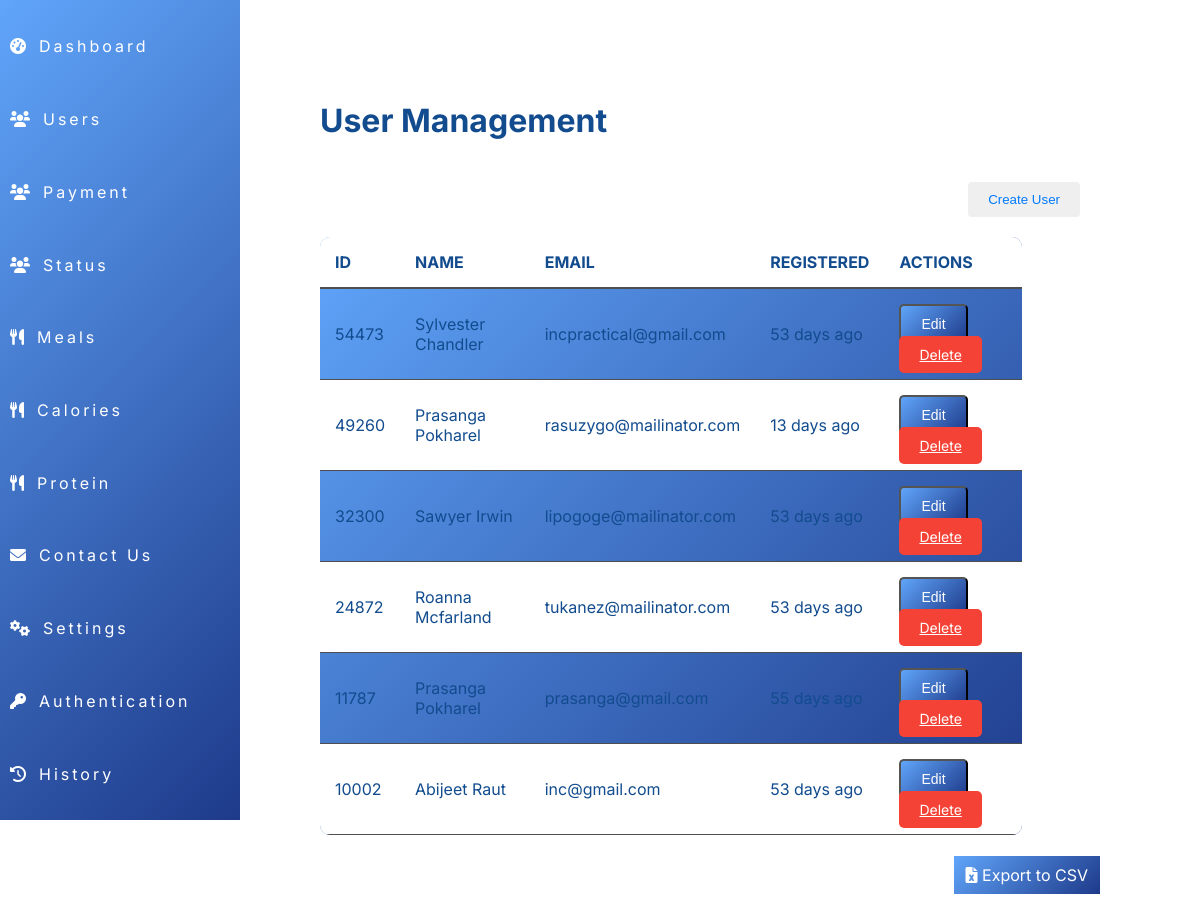
/admin/user.php (signed in), run on the app's committed database.
### tables this page shows
CREATE TABLE `users` (
  `id` int(11) NOT NULL,
  `user_id` int(11) NOT NULL,
  `name` varchar(100) NOT NULL,
  `email` varchar(100) NOT NULL,
  `password` varchar(255) NOT NULL,
  `age` int(11) NOT NULL,
  `weight` decimal(5,2) NOT NULL,
  `height` int(11) NOT NULL,
  `activity` enum('normal','intermediate','highly_active') NOT NULL,
  `profile_picture` varchar(255) DEFAULT NULL,
  `registration_time` timestamp NOT NULL DEFAULT current_timestamp(),
  `status` varchar(10) DEFAULT 'inactive',
  `role` varchar(50) DEFAULT 'user',
  `google_auth_secret` varchar(32) DEFAULT NULL,
  `verified` enum('Unverified','Verified') DEFAULT 'Unverified',
  `muscle_protein` double DEFAULT NULL,
  `normal_protein` double DEFAULT NULL
);

### admin/user.php (the view, shortened to what this page needs)
<?php
include 'db_connection.php';
$query_users = "SELECT user_id, name, email, registration_time FROM users ORDER BY user_id DESC";
$stmt_users = $pdo->prepare($query_users);
$stmt_users->execute();
$users = $stmt_users->fetchAll(PDO::FETCH_ASSOC);
function daysAgo($registration_time) {
    $current_time = time();
    $registration_timestamp = strtotime($registration_time);
    $days = ($current_time - $registration_timestamp) / (60 * 60 * 24);
    return round($days);
}
include 'navbar.php';
?>
<!DOCTYPE html>
<html lang="en">
<head>
    <link rel="stylesheet" href="./cssadmin/user.css">
    <link rel="stylesheet" href="https://cdnjs.cloudflare.com/ajax/libs/font-awesome/6.0.0/css/all.min.css">
</head>
<body>
    <div class="main-container">
        <div class="container">
            <div class="content">
                <h1>User Management</h1>
                <button class="usr" id="openRegisterModal" onclick="openRegisterModal()">Create User</button>
                <table>
                    <thead>
                        <tr>
                            <th>ID</th>
                            <th>Name</th>
                            <th>Email</th>
                            <th>Registered</th>
                            <th>Actions</th>
                        </tr>
                    </thead>
                    <tbody>
                        <?php foreach ($users as $user): ?>
                            <tr>
                                <td><?php echo $user['user_id']; ?></td>
                                <td><?php echo htmlspecialchars($user['name']); ?></td>
                                <td><?php echo htmlspecialchars($user['email']); ?></td>
                                <td><?php echo daysAgo($user['registration_time']) . ' days ago'; ?></td>
                                <td>
                                    <button class="action-button edit-button" onclick="openEditModal(<?php echo $user['user_id']; ?>, '<?php echo htmlspecialchars($user['name']); ?>', '<?php echo htmlspecialchars($user['email']); ?>')">Edit</button>
                                    <a class="action-button delete-button" href="userdelete.php?user_id=<?php echo htmlspecialchars($user['user_id']); ?>">Delete</a>
                                </td>
                            </tr>
                        <?php endforeach; ?>
                    </tbody>
                </table>
                <div class="export-button-container" style="text-align: right;">
                    <a href="export_users.php" class="csv">
                        <i class="fas fa-file-excel"></i> Export to CSV
                    </a>
                </div>
            </div>
        </div>
    </div>
</body>
</html>

### admin/cssadmin/user.css (style rules this page uses)
body { background-color: #ffffff; color: #124c8e; font-family: 'Inter', sans-serif; margin: 0px; Padding: 0px; }
.container { display: flex; background-color: #ffffff; border-radius: 10px; padding: 20px; margin-top: 0%; margin: 0px 5%; }
.export-button-container { margin: 30px auto; }
.csv { background: linear-gradient(135deg, #60A5FA, #1E3A8A); border: 0px; text-decoration: none; padding: 9px 12px; color: rgb(255, 255, 255); }
.content { flex-grow: 1; padding: 20px; }
table { width: 90%; border-collapse: collapse; background: linear-gradient(135deg, #60A5FA, #1E3A8A); border-radius: 10px; overflow: hidden; }
th { background-color: white; color: #124c8e; padding: 15px; text-align: left; text-transform: uppercase; border-bottom: 2px solid #4e4e4e; }
td { padding: 15px; border-bottom: 1px solid #4e4e4e; }
tr:nth-child(even) { background-color: #ffffff; }
.action-button { padding: 10px 20px; border-radius: 5px; font-size: 14px; transition: background-color 0.3s; cursor: pointer; }
.edit-button { background: linear-gradient(135deg, #60A5FA, #1E3A8A); color: white; }
.delete-button { background-color: #f44336; color: white; }
.usr { padding: 10px 20px; border: none; border-radius: 4px; background-color: none; color: #007bff; cursor: pointer; transition: background-color 0.3s; float: right; display: flex; margin: 20px; }

### admin/navbar.php (style rules this page uses)
.content { margin-left: 220px; transition: margin-left 0.5s ease; }

### data on the page
users: user "54473", name "Sylvester Chandler", email "incpractical@gmail.com", registration_time "53"
users: user "49260", name "Prasanga Pokharel", email "rasuzygo@mailinator.com", registration_time "13"
users: user "32300", name "Sawyer Irwin", email "lipogoge@mailinator.com", registration_time "53"
users: user "24872", name "Roanna Mcfarland", email "tukanez@mailinator.com", registration_time "53"
users: user "11787", name "Prasanga Pokharel", email "prasanga@gmail.com", registration_time "55"
users: user "10002", name "Abijeet Raut", email "inc@gmail.com", registration_time "53"
